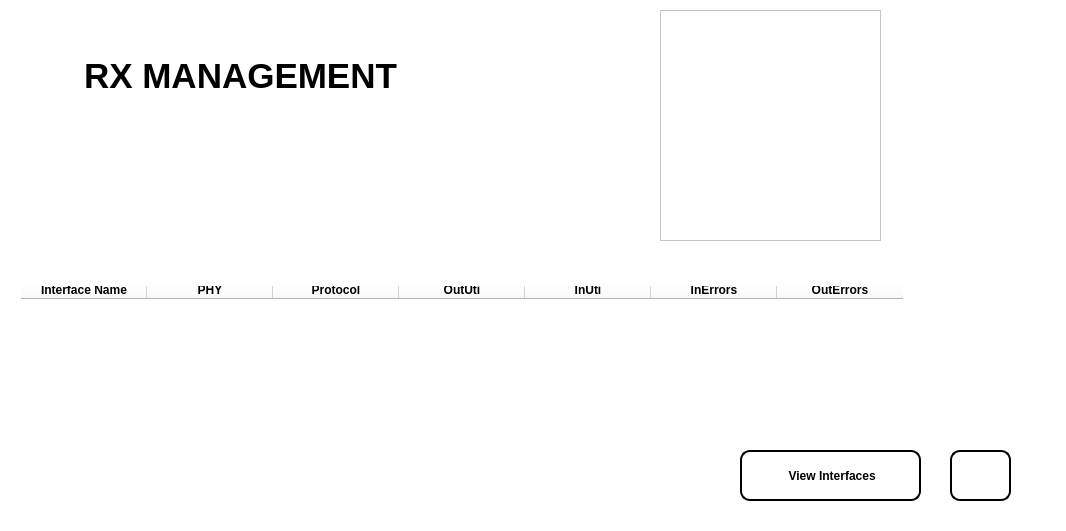
<?xml version="1.0" encoding="UTF-8"?>
<ui version="4.0">
 <class>Form</class>
 <widget class="QWidget" name="Form">
  <property name="geometry">
   <rect>
    <x>0</x>
    <y>0</y>
    <width>1066</width>
    <height>531</height>
   </rect>
  </property>
  <property name="cursor">
   <cursorShape>ArrowCursor</cursorShape>
  </property>
  <property name="windowTitle">
   <string>Form</string>
  </property>
  <property name="windowOpacity">
   <double>1.000000000000000</double>
  </property>
  <property name="styleSheet">
   <string notr="true">background-color: rgb(255, 255, 255);</string>
  </property>
  <widget class="QTableWidget" name="tableWidget">
   <property name="enabled">
    <bool>false</bool>
   </property>
   <property name="geometry">
    <rect>
     <x>20</x>
     <y>280</y>
     <width>1031</width>
     <height>211</height>
    </rect>
   </property>
   <property name="sizePolicy">
    <sizepolicy hsizetype="Fixed" vsizetype="Fixed">
     <horstretch>0</horstretch>
     <verstretch>0</verstretch>
    </sizepolicy>
   </property>
   <property name="toolTip">
    <string>&lt;html&gt;&lt;head/&gt;&lt;body&gt;&lt;p align=&quot;center&quot;&gt;&lt;br/&gt;&lt;/p&gt;&lt;/body&gt;&lt;/html&gt;</string>
   </property>
   <property name="styleSheet">
    <string notr="true"># Nascondi il bordo della QTableWidget
QTableWidget {
    border: none;
}

</string>
   </property>
   <property name="autoScroll">
    <bool>true</bool>
   </property>
   <property name="autoScrollMargin">
    <number>0</number>
   </property>
   <property name="showGrid">
    <bool>true</bool>
   </property>
   <property name="wordWrap">
    <bool>true</bool>
   </property>
   <property name="rowCount">
    <number>0</number>
   </property>
   <property name="columnCount">
    <number>7</number>
   </property>
   <attribute name="horizontalHeaderDefaultSectionSize">
    <number>126</number>
   </attribute>
   <attribute name="horizontalHeaderMinimumSectionSize">
    <number>49</number>
   </attribute>
   <column>
    <property name="text">
     <string>Interface Name</string>
    </property>
    <property name="font">
     <font>
      <weight>75</weight>
      <italic>false</italic>
      <bold>true</bold>
      <kerning>false</kerning>
     </font>
    </property>
    <property name="background">
     <color alpha="0">
      <red>0</red>
      <green>0</green>
      <blue>0</blue>
     </color>
    </property>
    <property name="foreground">
     <brush brushstyle="SolidPattern">
      <color alpha="255">
       <red>0</red>
       <green>0</green>
       <blue>0</blue>
      </color>
     </brush>
    </property>
   </column>
   <column>
    <property name="text">
     <string>PHY</string>
    </property>
    <property name="font">
     <font>
      <weight>75</weight>
      <bold>true</bold>
     </font>
    </property>
    <property name="foreground">
     <brush brushstyle="SolidPattern">
      <color alpha="255">
       <red>0</red>
       <green>0</green>
       <blue>0</blue>
      </color>
     </brush>
    </property>
   </column>
   <column>
    <property name="text">
     <string>Protocol</string>
    </property>
    <property name="font">
     <font>
      <family>Segoe UI</family>
      <weight>75</weight>
      <bold>true</bold>
     </font>
    </property>
    <property name="foreground">
     <brush brushstyle="SolidPattern">
      <color alpha="255">
       <red>0</red>
       <green>0</green>
       <blue>0</blue>
      </color>
     </brush>
    </property>
   </column>
   <column>
    <property name="text">
     <string>OutUti</string>
    </property>
    <property name="font">
     <font>
      <family>Segoe UI</family>
      <weight>75</weight>
      <bold>true</bold>
     </font>
    </property>
    <property name="foreground">
     <brush brushstyle="SolidPattern">
      <color alpha="255">
       <red>0</red>
       <green>0</green>
       <blue>0</blue>
      </color>
     </brush>
    </property>
   </column>
   <column>
    <property name="text">
     <string>InUti</string>
    </property>
    <property name="font">
     <font>
      <family>Segoe UI</family>
      <weight>75</weight>
      <bold>true</bold>
     </font>
    </property>
    <property name="foreground">
     <brush brushstyle="SolidPattern">
      <color alpha="255">
       <red>0</red>
       <green>0</green>
       <blue>0</blue>
      </color>
     </brush>
    </property>
   </column>
   <column>
    <property name="text">
     <string>InErrors</string>
    </property>
    <property name="font">
     <font>
      <family>Segoe UI</family>
      <weight>75</weight>
      <bold>true</bold>
     </font>
    </property>
    <property name="foreground">
     <brush brushstyle="SolidPattern">
      <color alpha="255">
       <red>0</red>
       <green>0</green>
       <blue>0</blue>
      </color>
     </brush>
    </property>
   </column>
   <column>
    <property name="text">
     <string>OutErrors</string>
    </property>
    <property name="font">
     <font>
      <family>Segoe UI</family>
      <weight>75</weight>
      <bold>true</bold>
     </font>
    </property>
    <property name="foreground">
     <brush brushstyle="SolidPattern">
      <color alpha="255">
       <red>0</red>
       <green>0</green>
       <blue>0</blue>
      </color>
     </brush>
    </property>
   </column>
  </widget>
  <widget class="QLabel" name="label">
   <property name="geometry">
    <rect>
     <x>20</x>
     <y>30</y>
     <width>441</width>
     <height>91</height>
    </rect>
   </property>
   <property name="font">
    <font>
     <pointsize>26</pointsize>
     <weight>75</weight>
     <bold>true</bold>
    </font>
   </property>
   <property name="cursor">
    <cursorShape>ArrowCursor</cursorShape>
   </property>
   <property name="text">
    <string>RX MANAGEMENT</string>
   </property>
   <property name="alignment">
    <set>Qt::AlignCenter</set>
   </property>
  </widget>
  <widget class="QLabel" name="label_2">
   <property name="geometry">
    <rect>
     <x>10</x>
     <y>270</y>
     <width>1051</width>
     <height>16</height>
    </rect>
   </property>
   <property name="text">
    <string/>
   </property>
  </widget>
  <widget class="QLabel" name="label_3">
   <property name="geometry">
    <rect>
     <x>10</x>
     <y>480</y>
     <width>1051</width>
     <height>16</height>
    </rect>
   </property>
   <property name="text">
    <string/>
   </property>
  </widget>
  <widget class="QLabel" name="label_4">
   <property name="geometry">
    <rect>
     <x>0</x>
     <y>280</y>
     <width>21</width>
     <height>201</height>
    </rect>
   </property>
   <property name="text">
    <string/>
   </property>
  </widget>
  <widget class="QLabel" name="label_5">
   <property name="geometry">
    <rect>
     <x>1030</x>
     <y>270</y>
     <width>21</width>
     <height>211</height>
    </rect>
   </property>
   <property name="text">
    <string/>
   </property>
  </widget>
  <widget class="QFrame" name="frame">
   <property name="geometry">
    <rect>
     <x>660</x>
     <y>10</y>
     <width>221</width>
     <height>231</height>
    </rect>
   </property>
   <property name="styleSheet">
    <string notr="true">background-image: url(:/backimm/manageport.PNG);</string>
   </property>
   <property name="frameShape">
    <enum>QFrame::StyledPanel</enum>
   </property>
   <property name="frameShadow">
    <enum>QFrame::Raised</enum>
   </property>
  </widget>
  <widget class="QPushButton" name="pushButton_2">
   <property name="geometry">
    <rect>
     <x>950</x>
     <y>450</y>
     <width>61</width>
     <height>51</height>
    </rect>
   </property>
   <property name="cursor">
    <cursorShape>PointingHandCursor</cursorShape>
   </property>
   <property name="styleSheet">
    <string notr="true">border: 2px solid black;
border-radius: 10px;
background-color: qlineargradient(spread:pad, x1:0, y1:0, x2:1, y2:0, stop:0 rgba(255, 255, 255, 255), stop:1 rgba(255, 255, 255, 255));</string>
   </property>
   <property name="text">
    <string/>
   </property>
   <property name="icon">
    <iconset resource="../../Farmacia/resource.qrc">
     <normaloff>:/no/loghi-icone/iconaindietro.PNG</normaloff>:/no/loghi-icone/iconaindietro.PNG</iconset>
   </property>
   <property name="iconSize">
    <size>
     <width>40</width>
     <height>40</height>
    </size>
   </property>
  </widget>
  <widget class="QPushButton" name="viewintbtn">
   <property name="geometry">
    <rect>
     <x>740</x>
     <y>450</y>
     <width>181</width>
     <height>51</height>
    </rect>
   </property>
   <property name="font">
    <font>
     <pointsize>9</pointsize>
     <weight>75</weight>
     <bold>true</bold>
    </font>
   </property>
   <property name="cursor">
    <cursorShape>PointingHandCursor</cursorShape>
   </property>
   <property name="styleSheet">
    <string notr="true">border: 2px solid black;
border-radius: 10px;
background-color: qlineargradient(spread:pad, x1:0, y1:0, x2:1, y2:0, stop:0 rgba(255, 255, 255, 255), stop:1 rgba(255, 255, 255, 255));
</string>
   </property>
   <property name="text">
    <string> View Interfaces</string>
   </property>
   <property name="icon">
    <iconset resource="../../Farmacia/resource.qrc">
     <normaloff>:/no/loghi-icone/iconaregistrazione.PNG</normaloff>:/no/loghi-icone/iconaregistrazione.PNG</iconset>
   </property>
   <property name="iconSize">
    <size>
     <width>45</width>
     <height>45</height>
    </size>
   </property>
  </widget>
 </widget>
 <resources>
  <include location="../QtResources/Resources.qrc"/>
  <include location="../../Farmacia/resource.qrc"/>
 </resources>
 <connections/>
</ui>
